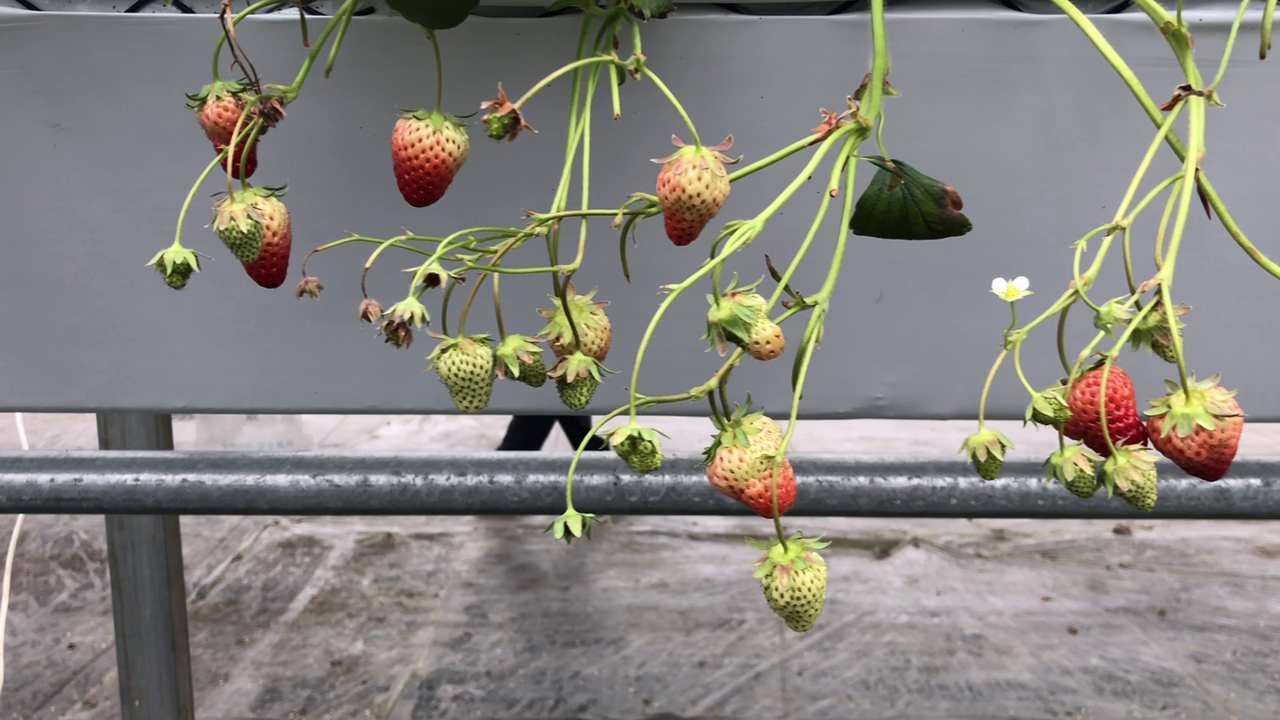
#> input picture blog_study/vlm_eval/data/frames/sb04.png, 1280 x 720 px
$ python build_chaos_manifest.py
#> lines starting #> are read from the running program, lines starting #| are printed output that depends on the picture
### blog_study/vlm_eval/lib/imaging.py
#!/usr/bin/env python3
"""Image preparation and rendering for the VLM raw-capability eval.

Everything here is deterministic and uses only Pillow + numpy.  Colour
convention is RGB throughout (matching ``target_ref``), because that is what
Pillow, the PNG on disk, and the images we hand to the model all agree on.

Two families of helpers live here:

* ``build_*`` – construct the images we *feed* the model (synthetic vision
  control, grid overlay, few-shot exemplar composite).
* ``draw_*`` – render diagnostics we never feed the model (ground-truth sanity
  check, per-run prediction overlay, contact sheet, error histogram).
"""

from __future__ import annotations

from pathlib import Path

import numpy as np
from PIL import Image, ImageDraw, ImageFont

FONT_REGULAR = "/usr/share/fonts/truetype/dejavu/DejaVuSans.ttf"
FONT_BOLD = "/usr/share/fonts/truetype/dejavu/DejaVuSans-Bold.ttf"

# Marker colours (all RGB).  Chosen to be distinguishable on strawberry frames.
GT_COLOR = (0, 220, 255)      # cyan  – ground-truth picking point
PRED_COLOR = (255, 0, 255)    # magenta – model prediction
BOX_COLOR = (255, 200, 0)     # amber – bounding boxes
OK_COLOR = (0, 200, 0)        # green – example annotation / good hit

CANVAS_GREY = (128, 128, 128)


def font(size: int, bold: bool = False) -> ImageFont.FreeTypeFont:
    path = FONT_BOLD if bold else FONT_REGULAR
    try:
        return ImageFont.truetype(path, size)
    except OSError:  # pragma: no cover - font is present on this image
        return ImageFont.load_default()


def load_rgb(path: Path | str) -> np.ndarray:
    with Image.open(path) as img:
        return np.array(img.convert("RGB"))


def save_rgb(image_rgb: np.ndarray, path: Path | str) -> None:
    path = Path(path)
    path.parent.mkdir(parents=True, exist_ok=True)
    Image.fromarray(np.asarray(image_rgb, dtype=np.uint8)).save(path)


# [23 lines left out: functions save_jpg, _text, not called in this run]


# ---------------------------------------------------------------------------
# Synthetic vision control
# ---------------------------------------------------------------------------

CONTROL_CODE = "6305"
CONTROL_CIRCLE_UV = (520, 80)     # centre of the red circle
CONTROL_SQUARE_UV = (200, 400)    # centre of the green square


def build_control_image() -> tuple[np.ndarray, dict]:
    """Deterministic 640x480 synthetic frame used to prove images reach the model.

    Returns (image_rgb, truth) where truth carries the code and the two shape
    centres in pixels.
    """
    h, w = 480, 640
    img = Image.new("RGB", (w, h), (255, 255, 255))
    draw = ImageDraw.Draw(img)

    # Four large digits in the upper-left quadrant.
    draw.text((30, 30), CONTROL_CODE, font=font(150, bold=True), fill=(0, 0, 0))

    # Red circle, upper-right.
    cx, cy = CONTROL_CIRCLE_UV
    r = 28
    draw.ellipse([cx - r, cy - r, cx + r, cy + r], fill=(220, 20, 20), outline=(0, 0, 0), width=2)

    # Green square, lower-left.
    sx, sy = CONTROL_SQUARE_UV
    half = 40
    draw.rectangle([sx - half, sy - half, sx + half, sy + half],
                   fill=(20, 150, 20), outline=(0, 0, 0), width=2)

    truth = {
        "code": CONTROL_CODE,
        "red_circle": list(CONTROL_CIRCLE_UV),
        "green_square": list(CONTROL_SQUARE_UV),
    }
    return np.array(img), truth


# ---------------------------------------------------------------------------
# Input style: grid overlay
# ---------------------------------------------------------------------------

# [18 lines left out: function draw_grid_overlay, not called in this run]


# ---------------------------------------------------------------------------
# Input style: few-shot exemplar composite
# ---------------------------------------------------------------------------

# Geometry of the composite, in global composite pixels.  The right (query)
# panel is a full 640x480 frame placed at this offset; the harness subtracts the
# offset to convert the model's global answer back into frame coordinates.
EXEMPLAR_LEFT_ORIGIN = (48, 56)
EXEMPLAR_RIGHT_ORIGIN = (808, 56)
EXEMPLAR_PANEL = (640, 480)
EXEMPLAR_GAP = (688, 808)  # x-range of the grey gutter between panels


# [60 lines left out: function build_exemplar_composite, not called in this run]


def exemplar_query_offset() -> tuple[int, int]:
    """Global offset of the query panel inside the composite."""
    return EXEMPLAR_RIGHT_ORIGIN


# ---------------------------------------------------------------------------
# Diagnostics (never fed to the model)
# ---------------------------------------------------------------------------

# [149 lines left out: functions draw_gt_marker, draw_prediction_overlay, contact_sheet, draw_multi_overlay, not called in this run]


TARGET_COLOR = (0, 255, 255)      # cyan = the nominated pick target


# [83 lines left out: functions redness_colour, draw_inventory_overlay, not called in this run]

### blog_study/vlm_eval/chaos/build_chaos_manifest.py
#!/usr/bin/env python3
"""Build ``vlm_eval/chaos/manifest.json`` — the curated chaos-scene frame list.

The chaos_strawberry_detection pipeline runs the segmentation inventory
(``inventory_segmentation``: the ten-field census incl. ``polygon``) on a
CURATED set of deliberately chaotic strawberry scenes — dense fruit, heavy
clutter, deep occlusion — rather than on a dataset selection. There is no
ground truth on any chaos scene: the pipeline is qualitative + diagnostics,
same as the shunba scope of its siblings.

Each entry names the ORIGINAL image and a delivery rule; the builder
materialises the delivered frame under ``vlm_eval/data/frames/`` as
``chaos__<sample_id>.png`` (model inputs stay PNG) and records the sha256 of
both the original and the delivered file, so a chaos run is reproducible
even if the source store changes. Frames added via ``--frame name=path``
are normalised to fit inside 1280x720 (the pipeline's "720P" rule: preserve
aspect, never exceed 1280x720 — a 16:9 source lands exactly 1280x720, a 4:3
source lands 960x720).

Deterministic: no RNG, no timestamps beyond ``generated_at``; the curated
list lives in CHAOS_FRAMES below (adding a scene = one entry + rebuild).

Usage (repo root):
    python3 vlm_eval/chaos/build_chaos_manifest.py
    python3 vlm_eval/chaos/build_chaos_manifest.py --frame IMG_7701=vlm_eval/data/frames/IMG_7701.jpeg
"""

from __future__ import annotations

import argparse
import datetime as dt
import hashlib
import json
import platform
import sys
from pathlib import Path

from PIL import Image, ImageOps

HERE = Path(__file__).resolve().parent          # vlm_eval/chaos
VLM = HERE.parent                                # vlm_eval
REPO = VLM.parent
sys.path.insert(0, str(REPO))

from vlm_eval.lib import imaging  # noqa: E402

# The pipeline's delivery ceiling: fit inside 1280x720 preserving aspect.
FIT_W, FIT_H = 1280, 720

# The curated chaos scenes (sample_id, original image, delivery rule).
#   rule None   -> deliver the original bytes unchanged (already 720p);
#   rule (w, h) -> fit inside (w, h) preserving aspect, LANCZOS.
# Both are sha256-recorded; the delivered frame is a PNG copy named
# chaos__<sample_id>.png so later base-pipeline rebuilds can never silently
# change what a chaos sample_id means.
CHAOS_FRAMES: list[tuple[str, Path, tuple[int, int] | None, str]] = [
    ("sb04", VLM / "data" / "frames" / "sb04.png", None,
     "shunba scene 0000093.jpg, already normalised to 1280x720 (= 720p) by "
     "the base pipeline's manifest builder; the densest shunba frame "
     "(19 reported fruits in the 2026-09-16 vlm_seg run)"),
    ("IMG_7665", VLM / "data" / "frames" / "IMG_7665.jpeg", (FIT_W, FIT_H),
     "hand-held photo, stored 4032x3024 with EXIF orientation 6 (portrait "
     "3024x4032 once transposed); fitted inside 1280x720 preserving aspect "
     "-> 540x720 for this pipeline"),
]


def sha256(path: Path) -> str:
    return hashlib.sha256(path.read_bytes()).hexdigest()


def as_manifest_path(path: Path) -> str:
    """Store a path relative to vlm_eval/ when it lives inside it, else absolute."""
    try:
        return str(path.relative_to(VLM))
    except ValueError:
        return str(path)


def build_sample(sample_id: str, original: Path, rule: tuple[int, int] | None,
                 note: str) -> dict:
    if not original.is_file():
        raise SystemExit(f"chaos source image not found: {original}")
    with Image.open(original) as img:
        # Upright orientation first: hand-held photos carry an EXIF orientation
        # tag that PIL does NOT apply on open — without this, a portrait photo
        # arrives at the model sideways.
        exif = img.getexif()
        orientation = exif.get(274) if exif else None
        stored_hw = [img.height, img.width]
        transposed = ImageOps.exif_transpose(img)
        if transposed is not None:
            img = transposed
        rgb = img.convert("RGB")
        original_hw = [rgb.height, rgb.width]
        delivered_hw = original_hw
        if rule is not None:
            fit_w, fit_h = rule
            scale = min(fit_w / rgb.width, fit_h / rgb.height)
            if scale < 1.0:
                rgb = rgb.resize((max(1, round(rgb.width * scale)),
                                  max(1, round(rgb.height * scale))), Image.LANCZOS)
                delivered_hw = [rgb.height, rgb.width]

    delivered = VLM / "data" / "frames" / f"chaos__{sample_id}.png"
    delivered.parent.mkdir(parents=True, exist_ok=True)
    rgb.save(delivered)
    return {
        "sample_id": sample_id,
        "source": "chaos",
        "has_gt": False,
        "task": "full_inventory",
        "session": "chaos",
        "episode": original.stem,
        "scene_note": note,
        "source_image": str(original),
        "source_sha256": sha256(original),
        "image": as_manifest_path(delivered),
        "delivered_sha256": sha256(delivered),
        "image_shape_hw": delivered_hw,
        "source_image_shape_hw": original_hw,
        "stored_image_shape_hw": stored_hw,
        "exif_orientation": orientation,
        "downscaled": original_hw != delivered_hw,
        "normalisation": ("none (delivered unchanged)" if rule is None else
                          f"fitted inside {rule[0]}x{rule[1]} preserving aspect, "
                          "LANCZOS")
        + ("" if orientation in (None, 1) else
           f"; EXIF orientation {orientation} applied first (upright)"),
        "gt_status": "none",
        "gt_uv": None,
        "gt_uv_rounded": None,
        "gt_z_m": None,
        "gt_rough_box": None,
        "label_provenance": (
            "none: curated chaos scene, no demonstrations, no trajectory and "
            "no ground-truth point or mask. Reported qualitatively only; "
            "excluded from every scored metric."
        ),
        "images": {"raw": as_manifest_path(delivered)},
    }


def parse_args() -> argparse.Namespace:
    ap = argparse.ArgumentParser(description=__doc__,
                                 formatter_class=argparse.RawDescriptionHelpFormatter)
    ap.add_argument("--frame", action="append", default=[], metavar="NAME=PATH",
                    help="add (or replace) a curated chaos scene; the original "
                         "image is normalised to fit inside 1280x720 preserving "
                         "aspect. Repeatable.")
    ap.add_argument("--out", type=Path, default=HERE / "manifest.json")
    args = ap.parse_args()
    args.out = args.out.resolve()
    return args


def main() -> None:
    args = parse_args()
    frames = list(CHAOS_FRAMES)
    for spec in args.frame:
        name, _, path = spec.partition("=")
        if not name or not path:
            raise SystemExit(f"--frame expects NAME=PATH, got {spec!r}")
        entry = (name, Path(path), (FIT_W, FIT_H), "CLI-added scene; fitted "
                 "inside 1280x720 preserving aspect")
        frames = [f for f in frames if f[0] != name] + [entry]

    samples = [build_sample(*frame) for frame in frames]
#> in build_sample, img is the input picture: PIL image 1280x720 RGB; mean R, G, B 134.8, 131.7, 126.8
#> call 2 of build_sample, with sample_id = 'IMG_7665', rule = (1280, 720)
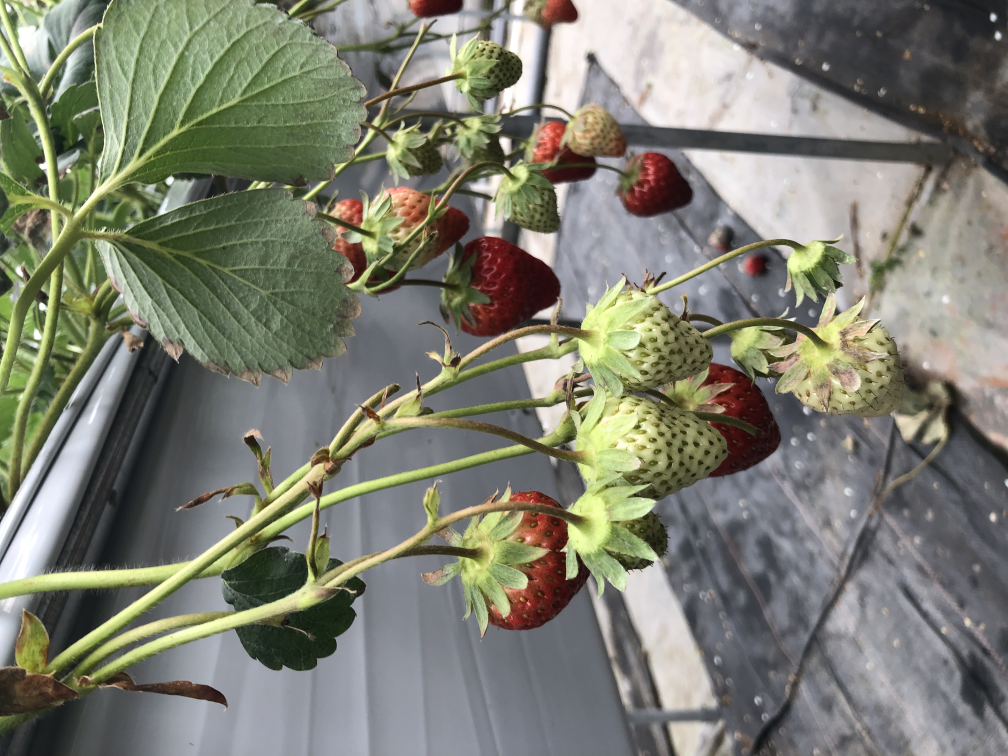
#> input picture blog_study/vlm_eval/data/frames/IMG_7665.jpeg, 4032 x 3024 px (shown at 1/4 size)
#> in build_sample, img is the input picture: PIL image 4032x3024 RGB; mean R, G, B 125.5, 126.7, 113.4
#> in build_sample (call 2), `orientation = exif.get(274) if exif else None`: orientation = 6
#> in build_sample (call 2), `transposed = ImageOps.exif_transpose(img)`:
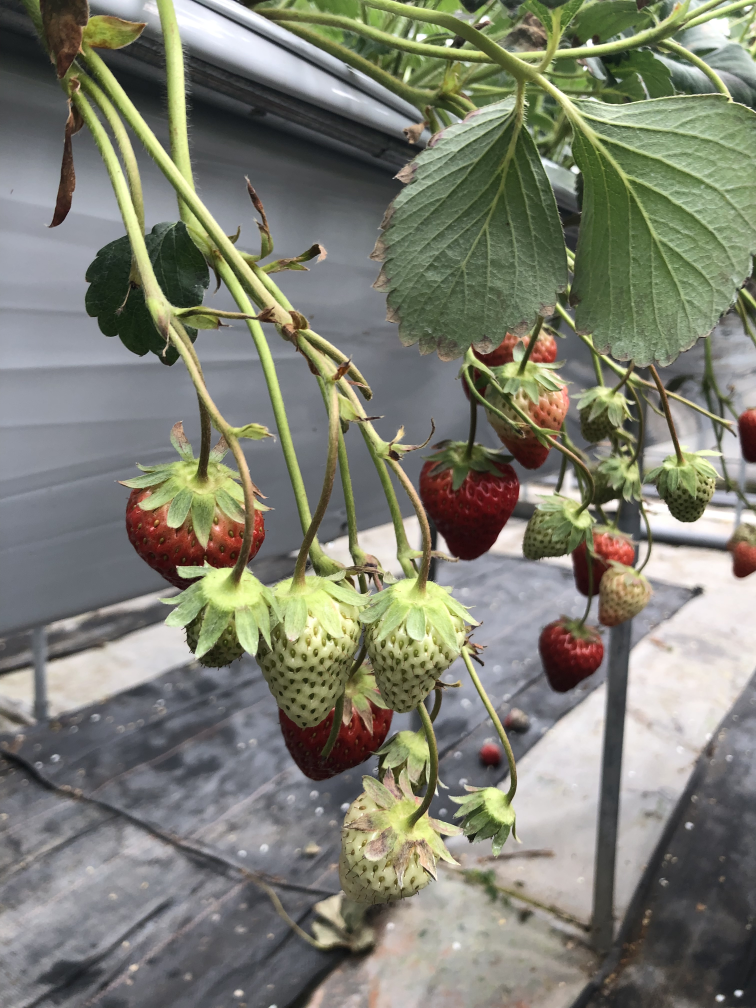
#> transposed: PIL image 3024x4032 RGB (shown at 1/4 size); mean R, G, B 125.5, 126.7, 113.4
#> in build_sample (call 2), `fit_w, fit_h = rule`: fit_w = 1280; fit_h = 720
#> in build_sample (call 2), `scale = min(fit_w / rgb.width, fit_h / rgb.height)`: scale = 0.179
#> in build_sample (call 2), `rgb = rgb.resize((max(1, round(rgb.width * scale)), max(1, round(rgb.h..`:
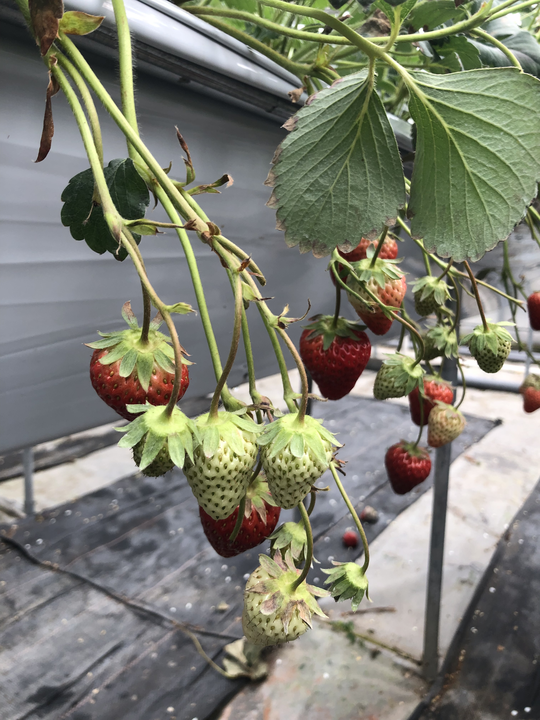
#> rgb: PIL image 540x720 RGB; mean R, G, B 125.5, 126.7, 113.4
#> samples = 2 items

    # The synthetic vision control is the base harness's (deterministic image;
    # regenerated here so this manifest is self-sufficient).
    control_img, control_truth = imaging.build_control_image()
#> in build_control_image, `img = Image.new("RGB", (w, h), (255, 255, 255))`: img: PIL image 640x480 RGB; every value is 255
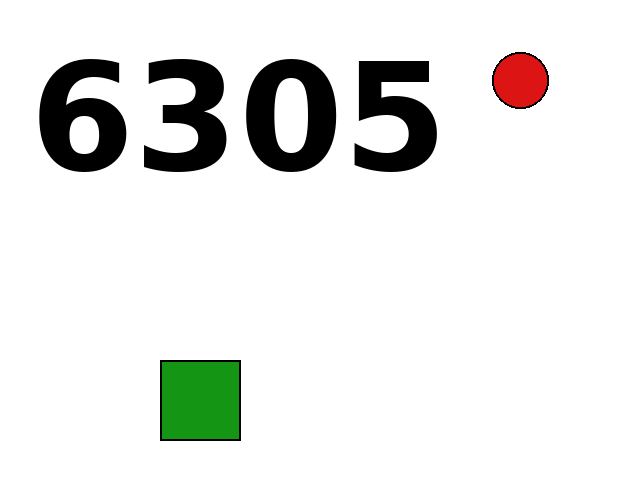
#> control_img: shape (480, 640, 3); mean of channels 0, 1, 2 230.3, 231.3, 228.8; drawn as R, G, B
#> control_truth = {'code': '6305', 'red_circle': [520, 80], 'green_square': [200, 400]}
    control_path = VLM / "data" / "control" / "control_6305.png"
    imaging.save_rgb(control_img, control_path)

    manifest = {
        "schema_version": 1,
        "generated_at": dt.datetime.now(dt.timezone.utc).isoformat(timespec="seconds"),
        "generator": "vlm_eval/chaos/build_chaos_manifest.py",
        "python": platform.python_version(),
        "repo": str(REPO),
        "harness_dir": str(HERE),
        "pipeline": "chaos_strawberry_detection",
        "purpose": (
            "detection + visible-surface segmentation on curated CHAOTIC "
            "strawberry scenes; no ground truth exists on any chaos scene, so "
            "every result is qualitative + internal-consistency diagnostics"
        ),
        "delivery_rule": (
            f"model inputs fit inside {FIT_W}x{FIT_H} preserving aspect "
            "(the '720P' rule); model inputs stay PNG"
        ),
        "control": {
            "image": as_manifest_path(control_path),
            "truth": control_truth,
            "purpose": "proves the CLI actually delivered an image to the model "
                       "before any result is reported",
        },
        "samples": samples,
    }
    args.out.parent.mkdir(parents=True, exist_ok=True)
    args.out.write_text(json.dumps(manifest, indent=2) + "\n")

    print(f"wrote {args.out}")
    for s in samples:
        print(f"  {s['sample_id']:<10} {s['source_image_shape_hw'][1]}x"
              f"{s['source_image_shape_hw'][0]} -> {s['image_shape_hw'][1]}x"
              f"{s['image_shape_hw'][0]}  {s['image']}")
#> this loop made 2 passes
#|   sb04       1280x720 -> 1280x720  data/frames/chaos__sb04.png
#|   IMG_7665   3024x4032 -> 540x720  data/frames/chaos__IMG_7665.png


if __name__ == "__main__":
    main()
